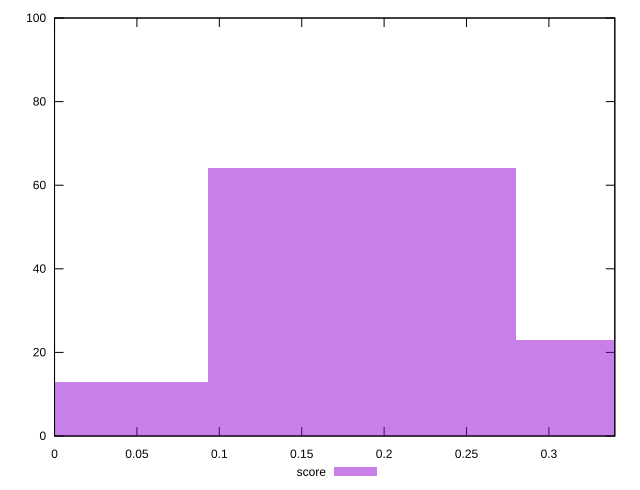

Here is the gnuplot script that generated this plot:
reset

$score <<EOF
0 13
0.1866544561840688 64
0.3733089123681376 23
EOF

set key outside below
set boxwidth 0.1866544561840688
set xrange [0:0.34]
set yrange [0:100]
set trange [0:100]
set style fill transparent solid 0.5 noborder
set terminal svg size 640, 490 enhanced background rgb 'white'
set output "report_00019_2021-02-10T18-14-37.922Z//max-potential-fid/samples/pages+cached/score/histogram.svg"

plot $score title "score" with boxes

reset
